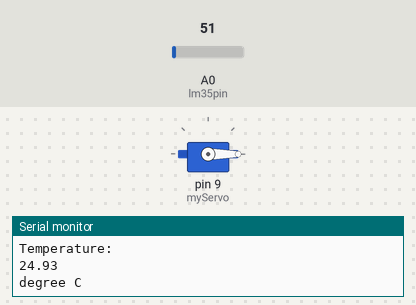
The sketch below on a simulated Arduino Uno, built with avr-gcc and run on an emulated ATmega328P. Shown: servo, the last lines printed to the serial monitor. The inputs (shaded band) are chosen by the test bench; at power-on: A0 (lm35pin) = 51.

Above: at 1.8 s.
1.9 s: A0 (lm35pin) set to 61
At 3.8 s:
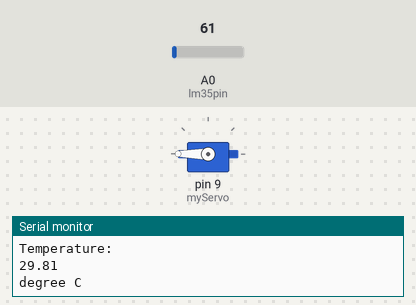
7.5 s: A0 (lm35pin) set to 48
At 8.4 s:
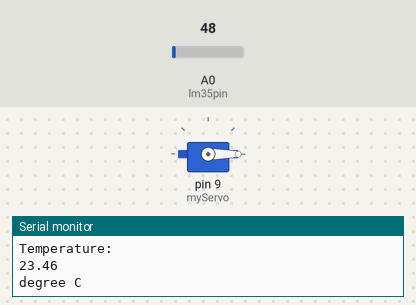
10.2 s: A0 (lm35pin) set to 56
At 12.6 s:
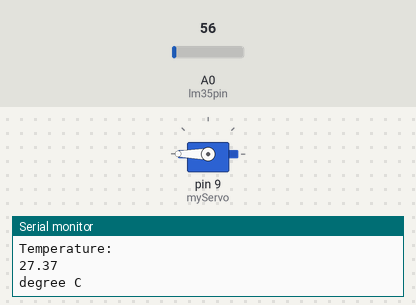
Timing chart, 0 to 15.3 s (numbered marks = the images above; inputs shaded):
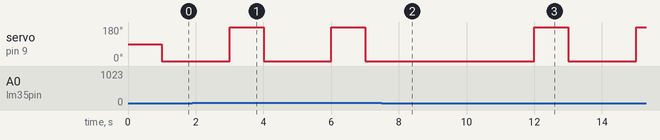

The sketch:

LM35.ino
```cpp
#include <Servo.h>

const int lm35pin = A0;

Servo myServo;

void setup()
{
  Serial.begin(9600);
  myServo.attach(9);
}

void loop()
{
  // Read the analog value from LM35
  int sensorValue = analogRead(lm35pin);

  // Convert ADC value to voltage
  float voltage = sensorValue * (5.0 / 1023.0);

  // Convert voltage to temperature (LM35 gives 10mV per °C)
  float tempc = voltage * 100.0;

  // Print results to the Serial Monitor
  Serial.println("Temperature:");
  Serial.println(tempc);
  Serial.println("degree C");

  delay(1000);

  if (tempc > 25)
  {
    myServo.write(180);
    delay(1000);

    myServo.write(0);
    delay(1000);
  }
  else
  {
    myServo.write(0);
  }
}
```

Measured:
- the behaviour switches between 51 and 52 on A0 (lm35pin) (found by bisection; images 2 and 3)
- after the input at 1.9 s, servo on pin 9 (myServo): alternates 180° for 1.0 s and 0° for 2.0 s, starting after 1.1 s
- after the input at 7.5 s, servo on pin 9 (myServo): stays 0° (without the input it goes to 180° after 1.5 s)
- after the input at 10.2 s, servo on pin 9 (myServo): 0° → 180° after 1.8 s, → 0° 1.0 s later, → 180° 2.0 s later
